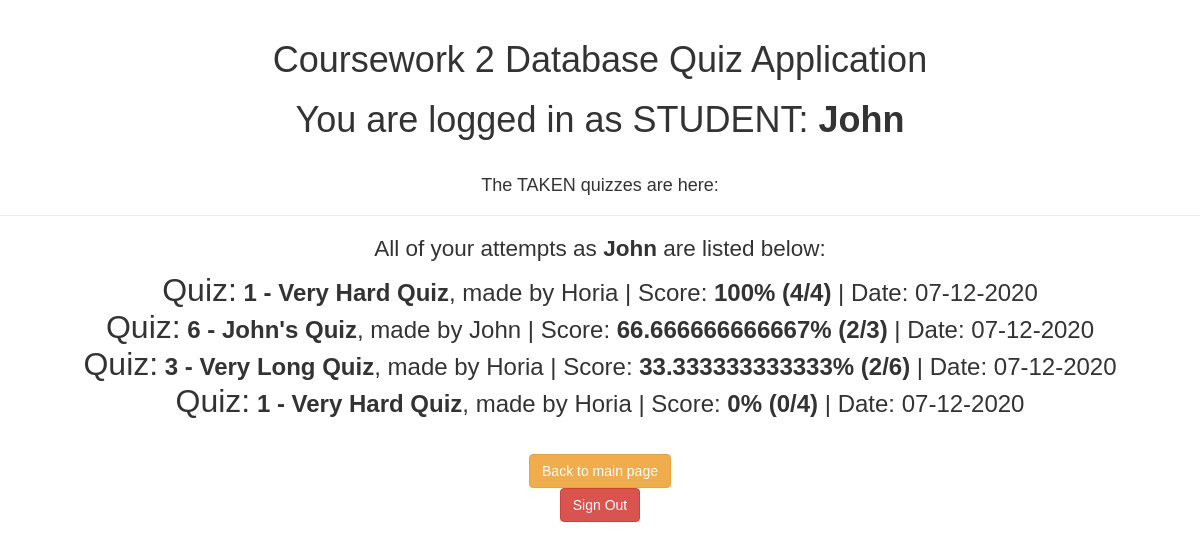
The page /Website_app/db_app/attempts.php (signed in) on the database its author committed.
### tables this page shows
CREATE TABLE `Quiz_Student` (
  `Attempt_ID` int(11) NOT NULL,
  `Student_ID` int(11) NOT NULL,
  `Quiz_ID` int(11) NOT NULL,
  `Score` int(11) NOT NULL,
  `Max_Score` int(11) NOT NULL,
  `Date_of_Attempt` date NOT NULL
);

CREATE TABLE `Quiz` (
  `Quiz_ID` int(11) NOT NULL,
  `Quiz_Name` varchar(255) NOT NULL,
  `Quiz_Author_ID` int(11) NOT NULL,
  `Quiz_Available` tinyint(1) NOT NULL,
  `Quiz_Duration` int(11) NOT NULL
);

CREATE TABLE `users` (
  `id` int(11) NOT NULL,
  `username` varchar(255) NOT NULL,
  `password` varchar(255) NOT NULL
);

### Website_app/db_app/attempts.php (the view, shortened to what this page needs)
<?php
require_once "config.php";
?>
<!DOCTYPE html>
<html lang="en">
<head>
    <link rel="stylesheet" href="https://maxcdn.bootstrapcdn.com/bootstrap/3.3.7/css/bootstrap.css">
</head>
<body>
    <div class="page-header">
        <h1>Coursework 2 Database Quiz Application</h1>
        <h1>You are logged in as STUDENT: <b><?php echo htmlspecialchars($_SESSION["username"]); ?></b></h1>
        <br>
        <h4>The TAKEN quizzes are here:</h4>
    </div>
    <p style="font-size:+150%;">All of your attempts as <b><?php echo htmlspecialchars($_SESSION["username"]); ?></b> are listed below:</p>
    <?php
    $user_id = trim($_SESSION["id"]);
    $sql_attempt = "SELECT DISTINCT * FROM Quiz_Student WHERE Student_ID = '$user_id' ORDER BY Score/Max_Score DESC";
    $result = mysqli_query($link, $sql_attempt);
    while($row = mysqli_fetch_array($result)){
        $quiz_id = $row['Quiz_ID'];
        $sql_author = "SELECT Quiz.Quiz_Name, users.username FROM Quiz INNER JOIN users ON Quiz.Quiz_Author_ID = users.id WHERE Quiz.Quiz_ID = '$quiz_id'";
        $result_author = mysqli_query($link, $sql_author);
        $row_author = mysqli_fetch_array($result_author);
        $quiz_name = $row_author['Quiz_Name'];
        $quiz_author = $row_author['username'];
        $score = $row['Score'];
        $max_score = $row['Max_Score'];
        $percentage = ($score / $max_score) * 100;
        $attempt_date = $row['Date_of_Attempt'];
        $attempt_date_display = date("d-m-Y", strtotime($attempt_date));
        echo "<font size='+3'> Quiz:</font><font size='+2'> <b>".$quiz_id. " - " .$quiz_name."</b>, made by ".$quiz_author." | Score: <b>".$percentage."% (".$score."/".$max_score.")</b> | Date: ".$attempt_date_display."</font><br>";
    }
    ?>
    <br>
    <br>
    <p>
        <a href="main_student.php" class="btn btn-warning">Back to main page</a>
        <br>
        <a href="logout.php" class="btn btn-danger">Sign Out</a>
    </p>
</body>
</html>

### Website_app/db_app/attempts.php (style rules this page uses)
body { font: 15px sans-serif; text-align: center; }

### rows shown on the page
quiz_student: Quiz_ID "1", Quiz_ID.Quiz_Name "Very Hard Quiz", users.username "Horia", percentage "100", Score "4", Max_Score "4", Date_of_Attempt "07-12-2020"
quiz_student: Quiz_ID "6", Quiz_ID.Quiz_Name "John's Quiz", Student_ID.username "John", percentage "66.666666666667", Score "2", Max_Score "3", Date_of_Attempt "07-12-2020"
quiz_student: Quiz_ID "3", Quiz_ID.Quiz_Name "Very Long Quiz", users.username "Horia", percentage "33.333333333333", Score "2", Max_Score "6", Date_of_Attempt "07-12-2020"
quiz_student: Quiz_ID "1", Quiz_ID.Quiz_Name "Very Hard Quiz", users.username "Horia", Score "0", Max_Score "4", Date_of_Attempt "07-12-2020"

### other values the page prints
$_SESSION["username"] "John"
